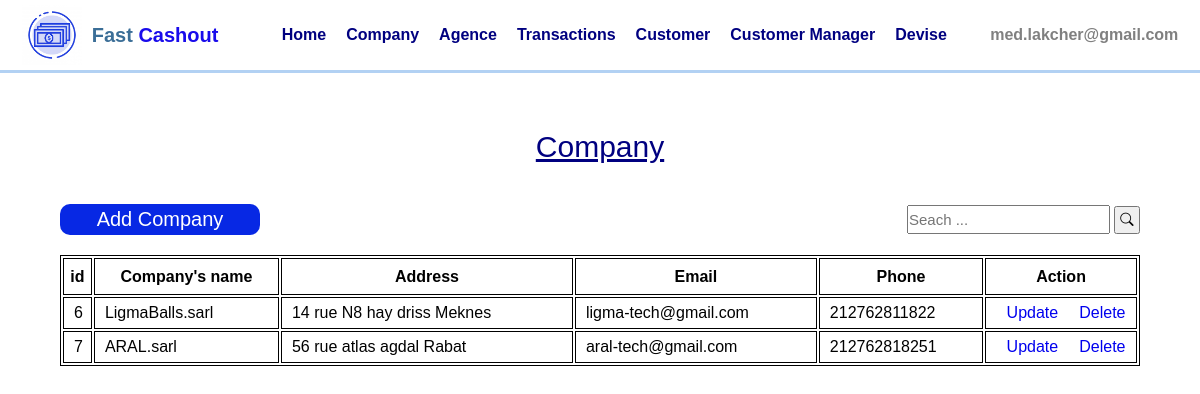
Screenshot of /projet/projet/Campany.php (signed in) with the database file from the repository.
### tables this page shows
CREATE TABLE `company` (
  `company_id` int(11) NOT NULL,
  `company_name` text NOT NULL,
  `company_address` text NOT NULL,
  `company_email` text NOT NULL,
  `company_phone` text NOT NULL,
  `Risque_value` bigint(11) NOT NULL,
  `logo` longblob NOT NULL
);

### projet/projet/Campany.php (the view, shortened to what this page needs)
<?php
	require './config.php';
?>
<!DOCTYPE html>
<html>
<head>
	<link rel="stylesheet" type="text/css" href="./style/style.css">
	<link rel="stylesheet" type="text/css" href="./style/Campany.css">
	<link rel="stylesheet" href="https://cdn.jsdelivr.net/npm/bootstrap-icons@1.5.0/font/bootstrap-icons.css">
</head>
<body>
	<?php include("./components/navbar.php") ?>
	<content class="CompanyContent">
		<?php
			if(isset($_GET['addNew'])){
				?>
					<p class="TitlePage">Add Company </p>
					<form class="AddContent" method="POST" enctype="multipart/form-data">
						<div class="MyInputs">
							<p class="title">Company_name :</p>
							<input required="" type="text" name="Company_name" />
						</div>
						<div class="MyInputs">
							<p class="title">Company_Address :</p>
							<input required="" type="text" name="Company_Address"/>
						</div>
						<div class="MyInputs">
							<p class="title">Company_Phone :</p>
							<input required="" type="text" name="Company_Phone" />
						</div>
						<div class="MyInputs">
							<p class="title">Company_email :</p>
							<input required="" type="email" name="Company_email" />
						</div>
						<div class="MyInputs">
							<p class="title">Risque_value :</p>
							<input required="" type="number" name="Risque_value" />
						</div>
						<div class="MyInputs">
							<p class="title">Logo :</p>
							<input required="" type="file" name="logo"/>
						</div>
						<div class="controls">
							<input type="submit" name="okAddNew" value="OK" class="btn"/>
							<a href="./Campany.php" class="btn">Cancel</a>
						</div>
					</form>
				<?php
			}else {
		?>
			<p class="TitlePage">Company </p>
			<?php if(isset($_GET["error"]) && $_GET["error"]=="true") echo '<p class="error">There are some problem, try later</p>';
				if(isset($_GET['search'])){
					$sql = "select * from Company where Company_address like '%".$_GET['search']."%' or Company_name like '%".$_GET['search']."%'";
				}else $sql = "select * from Company";
				$result = $conn->query($sql);
			?>
			<div class="Content">
				<div class="header">
					<a href="./Campany.php?addNew" class="AddCompany">Add Company</a>
					<form class="search" method="GET">
						<input type="text" name="search" placeholder="Seach ..." />
						<button class="submitBTN"><i class="bi bi-search"></i></button>
					</form>
				</div>
				<table class="TableData">
					<tr>
						<th>id</th>
						<th>Company's name</th>
						<th>Address</th>
						<th>Email</th>
						<th>Phone</th>
						<th>Action</th>
					</tr>
					<?php
						while($row = mysqli_fetch_array($result)){
							?>
								<tr>
									<td><?php echo $row["company_id"];?></td>
									<td><?php echo $row["company_name"];?></td>
									<td><?php echo $row["company_address"];?></td>
									<td><?php echo $row["company_email"];?></td>
									<td><?php echo $row["company_phone"];?></td>
									<td class="action">
										<a href="./Campany.php?update=<?php echo $row['company_id'];?>">Update</a>
										<a href="./Campany.php?delete=<?php echo $row['company_id'];?>">Delete</a>
									</td>
								</tr>
							<?php
						}
					?>
				</table>
			</div>
		<?php
			}
		?>
	</content>
</body>
</html>

### projet/projet/style/style.css (style rules this page uses)
* { margin: 0; padding: 0; outline: none; list-style-type: none; font-family: sans-serif; }
a { text-decoration: none; }

### projet/projet/style/Campany.css (style rules this page uses)
.CompanyContent { height: Calc(100vh - 70px); width: 100vw; display: flex; flex-direction: column; align-items: center; }
.CompanyContent>.TitlePage { text-align: center; margin-top: 60px; font-size: 30px; color: navy; text-decoration: underline; }
.CompanyContent>.Content { width: 90%; margin-top: 40px; }
.CompanyContent>.Content>.header { display: flex; align-items: center; justify-content: space-between; margin-bottom: 20px; }
.CompanyContent>.Content>.header>.AddCompany { font-size: 20px; background: #0728e4; color: white; text-align: center; width: 200px; padding-bottom: 4px; padding-top: 4px; border-radius: 10px; cursor: pointer; }
.CompanyContent>.Content>.header>.search { display: flex; align-items: center; justify-content: space-between; }
.CompanyContent>.Content>.header>.search>input { height: 25px; font-size: 15px; margin-right: 4px; }
.CompanyContent>.Content>.header>.search>button { height: 28px; width: 26px; text-align: center; cursor: pointer; }
.CompanyContent>.Content>.TableData { border: 1px solid; width: 100%; }
.CompanyContent>.Content>.TableData th { border: 1px solid black; height: 35px; }
.CompanyContent>.Content>.TableData tr { border: 1px solid ; }
.CompanyContent>.Content>.TableData tr>td { border: 1px solid ; height: 30px; padding-left: 10px; }
.CompanyContent>.Content>.TableData tr>.action { display: flex; justify-content: space-around; align-items: center; }

### rows the page displays
company: company_id "6", company_name "LigmaBalls.sarl", company_address "14 rue N8 hay driss Meknes", company_email "ligma-tech@gmail.com", company_phone "212762811822"
company: company_id "7", company_name "ARAL.sarl", company_address "56 rue atlas agdal Rabat", company_email "aral-tech@gmail.com", company_phone "212762818251"

### other values shown
$_COOKIE['UserEmail'] "med.lakcher@gmail.com"
